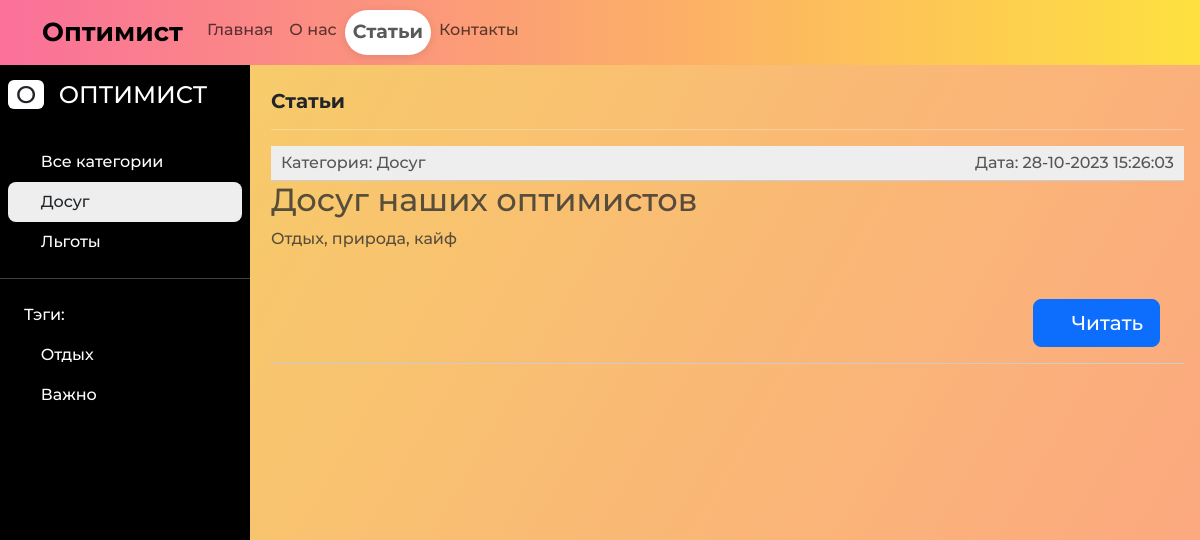
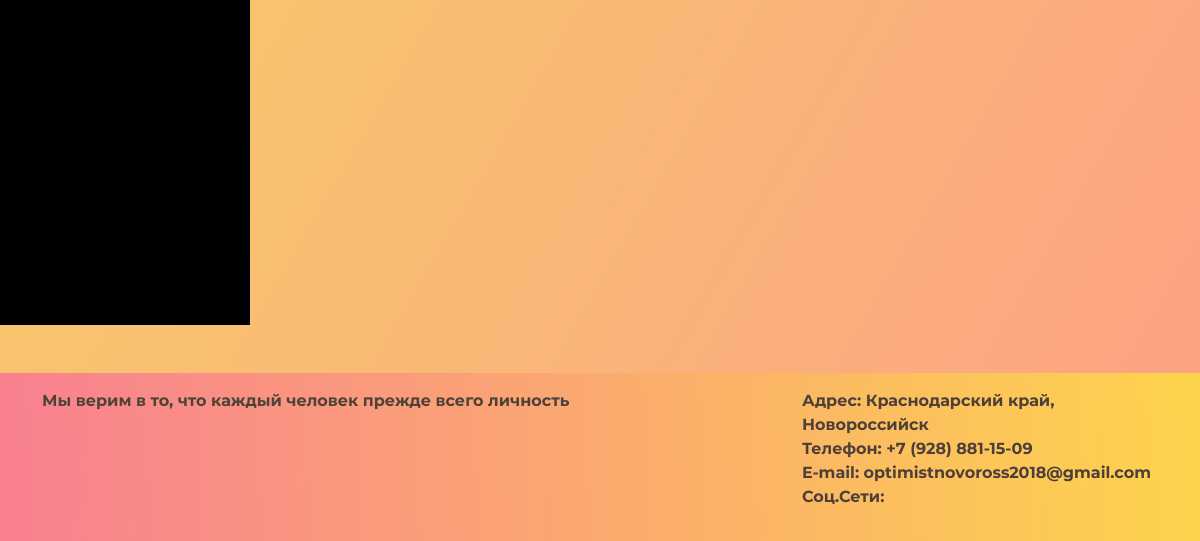
The app's page /category/dosug/, older data (2 pictures, top to bottom).
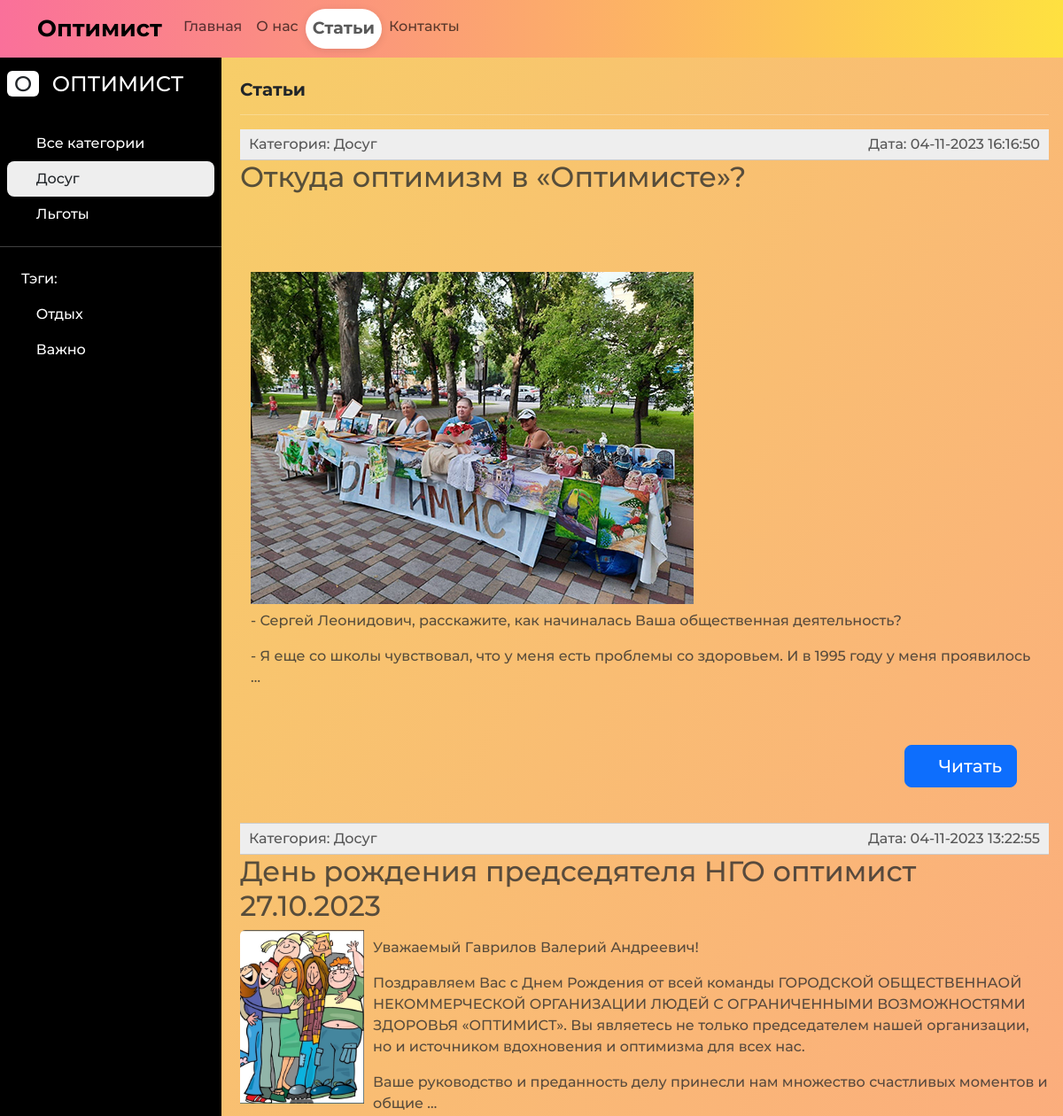
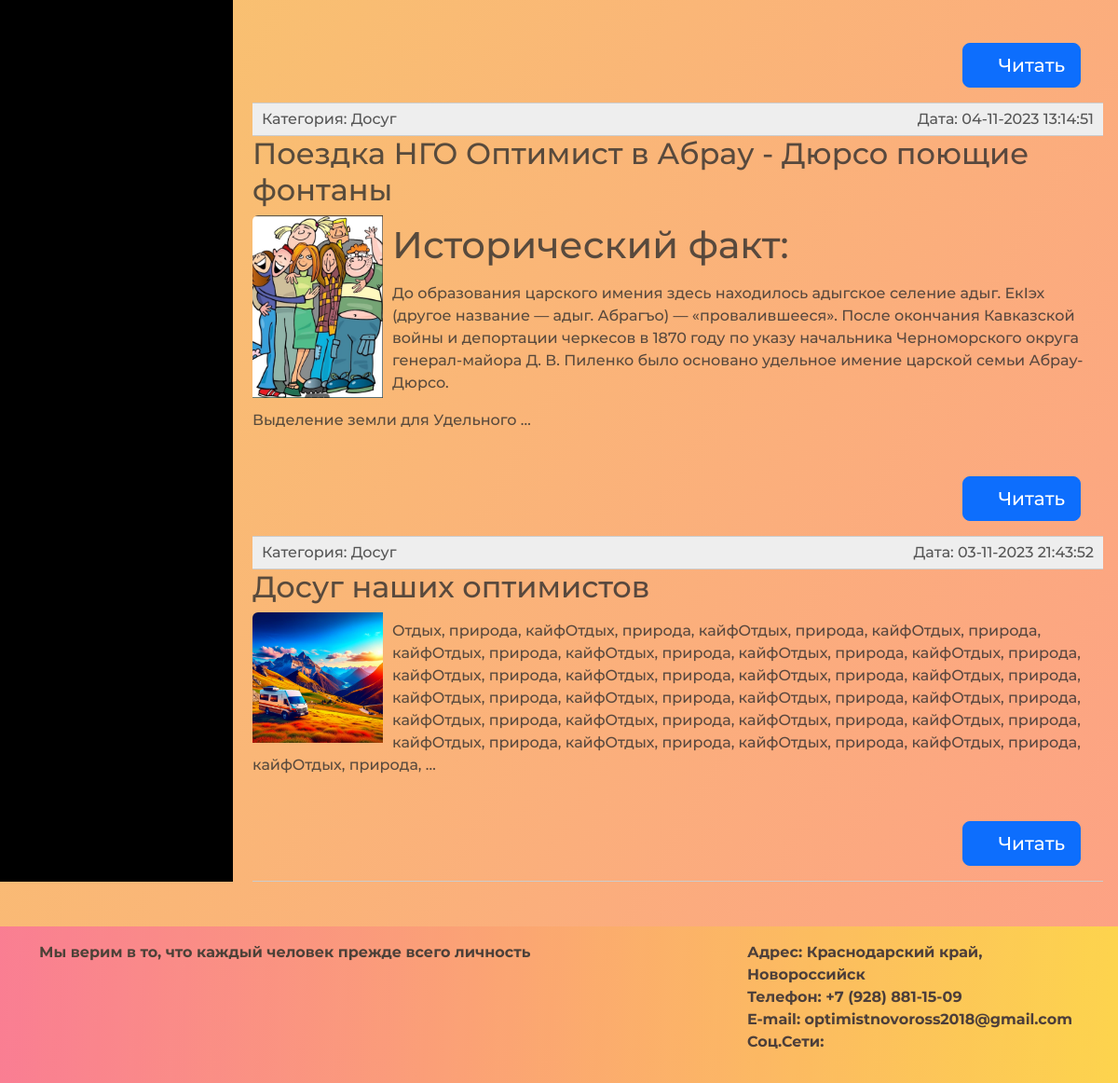
The same page, newer data (2 pictures, top to bottom).
### society_main/models.py (models this page shows, shortened)
class Category(models.Model):
    name = models.CharField(max_length=100, db_index=True, verbose_name="Категория")
    slug = models.SlugField(max_length=255, unique=True, db_index=True)
    icon = models.CharField(max_length=100)
    class Meta:
        verbose_name = "Категория"
        verbose_name_plural = "Категории"
    def get_absolute_url(self):
        return reverse('category', kwargs={'cat_slug': self.slug})

class TagPost(models.Model):
    tag = models.CharField(max_length=100, db_index=True, verbose_name="Тэги")
    slug = models.SlugField(max_length=255, unique=True, db_index=True)
    icon = models.CharField(max_length=100)
    def get_absolute_url(self):
        return reverse('tag', kwargs={'tag_slug': self.slug})

class TimestampedModel(models.Model):
    time_create = models.DateTimeField(auto_now_add=True, verbose_name="Время создания")
    time_update = models.DateTimeField(auto_now=True, verbose_name="Время изменения")
    class Meta:
        abstract = True

class Post(TimestampedModel):
    class Status(models.IntegerChoices):
        DRAFT = 0, 'Черновик'
        PUBLISHED = 1, 'Опубликовано'
    title = models.CharField(max_length=255, verbose_name="Заголовок")
    slug = models.SlugField(max_length=255, unique=True, db_index=True, verbose_name="URL")
    photo = models.ImageField(upload_to="photos/%Y/%m/%d/", default=None, blank=True, null=True, verbose_name="Фото")
    content = models.TextField(blank=True, verbose_name="Текст статьи")
    tags = models.ManyToManyField('TagPost', blank=True, related_name='tags', verbose_name="Теги")
    is_published = models.BooleanField(choices=tuple(map(lambda x: (bool(x[0]), x[1]), Status.choices)),
                                       default=Status.DRAFT, verbose_name="Статус")
    cat = models.ForeignKey('Category', on_delete=models.PROTECT, verbose_name="Категории")
    video = models.FileField(upload_to='videos/%Y/%m/%d/', default=None, blank=True, null=True, verbose_name="Видео")
    objects = models.Manager()
    published = PublishedManager()
    def get_absolute_url(self):
        return reverse('post', kwargs={'slug': self.slug})
    class Meta:
        verbose_name = 'Статьи'
        verbose_name_plural = 'Статьи'
        ordering = ['-time_create']
        indexes = [
            models.Index(fields=['-time_create'])
        ]

### society_main/views.py (the view)
# urls.py: path('category/<slug:cat_slug>/', NewsCatsView.as_view(), name='category'),
class NewsCatsView(ListView):
    template_name = 'society_main/news.html'
    context_object_name = 'posts'
    @log
    def get_context_data(self, *, object_list=None, **kwargs):
        context = super().get_context_data(**kwargs)
        cat = context['posts'][0].cat
        context['title'] = 'Категория - ' + cat.name
        context['cat_selected'] = cat.id
        context['active_page'] = 'news'
        return context
    @log
    def get_queryset(self):
        return Post.published.filter(cat__slug=self.kwargs['cat_slug']).select_related('cat')

### society_main/models.py (called while the page is built)
    def get_queryset(self):
        return super().get_queryset().filter(is_published=Post.Status.PUBLISHED)

### society_main/templatetags/society_main_tags.py (called while the page is built)
@register.inclusion_tag('society_main/list_categories.html')
def show_categories(cat_selected=0):
    cats = Category.objects.all()
    return {'cats': cats, 'cat_selected': cat_selected}

@register.inclusion_tag('society_main/list_tags.html')
def show_all_tags():
    return {"tags": TagPost.objects.all()}

### society_main/templates/society_main/news.html (shortened to what this page needs)
{% extends "society_main/base.html" %}
{% block content %}
<div class="content-wrapper">
    {% include "society_main/components/sidebar.html" %}
    <div class="articles-content">
        <div class="articles-content px-3 pt-4">
            <h2 class="fs-5 fw-bold"> Статьи </h2>
            <hr class="text-white">
            <ul class="list-group list-articles">
                {% for p in posts %}
                    {% if p.is_published %}
                <li>
                    <div class="article-panel">
                        <p class="first">Категория: {{ p.cat.name }}</p>
                        <p class="last">Дата: {{p.time_update|date:"d-m-Y H:i:s"}}</p>
                    </div>
                <li class="list-group-item-action"><h2 class="text-bold">{{p.title}}</h2>
                    {% if p.photo %}
                    <p><img class="mx-auto img-fluid img-article-left thumb rounded" src="{{p.photo.url}}"></p>
                    {% endif %}
                    {% autoescape off %}
                    {{ p.content|linebreaks|truncatewords:50 }}
                    {% endautoescape %}
                    <div class="d-flex mt-5">
                        <p class="btn btn-lg btn-primary ms-auto me-4"
                           onclick="location.href='{{ p.get_absolute_url }}'">
                            <i class="fa-brands fa-readme"></i> Читать</p>
                    </div>
                </li>
                {% endif %}
                {% endfor %}
            </ul>
        </div>
    </div>
</div>
{% endblock %}

### society_main/templates/society_main/base.html (shortened to what this page needs)
{% load static %}
<!DOCTYPE html>
<html lang="en">
<head>
    <link type="text/css" href="{% static 'society_main/css/bootstrap.css' %}" rel="stylesheet"/>
    <link type="text/css" href="{% static 'society_main/css/style.css' %}" rel="stylesheet"/>
    <link type="text/css" href="{% static 'society_main/css/sidebar.css' %}" rel="stylesheet"/>
</head>
<body>
{% include "society_main/components/header.html" %}
{% block content %}
{% endblock %}
{% include "society_main/components/footer.html" %}
</body>
</html>

### society_main/templates/society_main/components/header.html (shortened to what this page needs)
  <header>
    <nav class="navbar navbar-expand-lg navbar-light ">
      <div class="container">
        <a class="navbar-brand" href="#">
          Оптимист
        </a>
        <div class="collapse navbar-collapse" id="navbarNav">
          <ul class="navbar-nav">
            <li class="nav-item {% if active_page == 'index' %}active{% endif %} gradient">
              <a class="nav-link" href="{% url 'index' %}">Главная</a>
            </li>
            <li class="nav-item {% if active_page == 'about' %}active{% endif %} gradient">
              <a class="nav-link" href="{% url 'about' %}">О нас</a>
            </li>
            <li class="nav-item {% if active_page == 'news' %}active{% endif %} gradient">
              <a class="nav-link" href="{% url 'news' %}">Статьи</a>
            </li>
            <li class="nav-item {% if active_page == 'contacts' %}active{% endif %} gradient">
              <a class="nav-link" href="{% url 'contacts' %}">Контакты</a>
            </li>
          </ul>
        </div>
      </div>
    </nav>
  </header>

### society_main/templates/society_main/components/sidebar.html (shortened to what this page needs)
{% load society_main_tags %}
<div class="main-container d-flex">
        <div class="sidebar" id="side_nav">
            <div class="header-box px-2 pt-3 pb-4 d-flex justify-content-between">
                <h1 class="fs-4"><span class="bg-white text-dark rounded shadow px-2 me-2">O</span> <span
                        class="text-white">ОПТИМИСТ</span></h1>
            </div>
            {% show_categories cat_selected %}
            <hr class="text-white">
            {% show_all_tags %}
        </div>
    </div>

### society_main/templates/society_main/list_categories.html
            <ul class="list-unstyled px-2">
                {% if cat_selected == 0 %}
                    <li class="active text-decoration-none px-3 py-2 d-block">
                        <i class="fa-solid fa-list"></i> Все категории </li>
                {% else %}
                        <li class=""><a href="{% url 'news' %}" class="text-decoration-none px-3 py-2 d-block">
                            <i class="fa-solid fa-list"></i> Все категории </a></li>
                {% endif %}
                {% for cat in cats %}
                    {% if cat.id == cat_selected %}
                <li class="active text-decoration-none px-3 py-2 d-block">
                    <i class="{{ cat.icon }}"></i> {{cat.name}} </li>
                {% else %}
                    <li class=""><a href="{{ cat.get_absolute_url }}" class="text-decoration-none px-3 py-2 d-block">
                    <i class="{{ cat.icon }}"></i> {{cat.name}} </a></li>
                {% endif %}
                {% endfor %}
            </ul>

### society_main/templates/society_main/list_tags.html
{% if tags %}
    <ul class="list-unstyled px-2">
        <li class=""><a href="#" class="text-decoration-none px-3 py-2 d-block">
            Тэги:</a></li>
        {% for t in tags %}
        <li><a href="{{t.get_absolute_url}}" class="text-decoration-none px-3 py-2 d-block">
            <i class="{{ t.icon }}"></i> {{ t.tag }}</a></li>
        {% endfor %}
    </ul>
{% endif %}

### society_main/templates/society_main/components/footer.html
  <footer class="bg-light py-3 mt-5">
    <div class="container">
      <div class="row">
        <div class="col-md-8 text-center text-md-start">
          <p class="fw-bold">Мы верим в то, что каждый человек прежде всего личность</p>
        </div>
        <div class="col-md-4 text-center text-md-start">
          <p class="fw-bold ms-auto">
            Адрес: Краснодарский край, Новороссийск <br>
            Телефон: +7 (928) 881-15-09 <br>
            E-mail: optimistnovoross2018@gmail.com <br>
            Соц.Сети:
            <span class="social-icons">
              <a href="https://t.me/django_selfedu" target="_blank">
                <i class="fa-brands fa-telegram fa-lg"></i></a>
              <a href="https://vk.com/id662546453" target="_blank">
                <i class="fa-brands fa-vk fa-lg"></i></a>
              <a href="https://ok.ru/profile/598093818404" target="_blank">
                <i class="fa-brands fa-square-odnoklassniki fa-lg"></i></a>
              <a href="https://api.whatsapp.com/send?phone=79288811509" target="_blank">
                <i class="fa-brands fa-whatsapp fa-lg"></i></a>
            </span>
          </p>
        </div>
      </div>
    </div>
  </footer>

### society_main/static/society_main/css/style.css (style rules this page uses)
body { background-image: linear-gradient(120deg, #f6d365 0%, #fda085 100%); font-family: 'Montserrat', sans-serif; }
img.img-article-left { max-width: 300px; height: auto; float: left; padding: 0 10px 10px 0; }
img.img-article-left.thumb { max-width: 150px; height: auto; }
header { background-image: linear-gradient(to right, #fa709a 0%, #fee140 100%) !important; }
.navbar-brand { font-weight: 700; font-size: 26px; text-decoration: none; color: #000; transition: color 0.3s ease-in; box-shadow: 0 4px 6px rgba(255,177,80 .2); }
.nav-link { transition: color 0.3s ease-in; }
.nav-item.active { border-radius: 30px; box-shadow: 0 2px 10px rgba(0,0,0,0.1); background: linear-gradient(#fff, #fff 50%, transparent 50%, transparent); background-size: 300% 300%; font-variant: small-caps; font-size: 19px; font-weight: bold; word-spacing: 1px; }
footer { background-image: linear-gradient(to right, #fa709a 0%, #fee140 100%) !important; opacity: 0.8; }
ul.list-articles { list-style: none; margin: 0; padding: 0; }
ul.list-articles li { border-bottom: 1px solid #ccc; }
div.article-panel { background: #eee; padding: 5px 10px 5px 10px; box-sizing: border-box; overflow: hidden; color: #555; }
div.article-panel p.first { margin: 0; float: left; }
div.article-panel p.last { margin: 0; float: right; }
.article-img { max-width: auto; height: 350px; }
.social-icons { display: inline-block;; justify-content: center; }
.social-icons a { margin: 0 10px; }

### society_main/static/society_main/css/sidebar.css (style rules this page uses)
#side_nav { background: #000; min-width: 250px; max-width: 250px; transition: all 0.3s; }
.sidebar li.active { background: #eee; border-radius: 8px; }
.sidebar li a { color: #fff; }
.content-wrapper { display: flex; }
.articles-content { flex-grow: 1; padding-left: 5px; }

Row changes from the older to the newer data that the page shows:
added Post: cat.name "Досуг", time_update "04-11-2023 16:16:50", title "Откуда оптимизм в «Оптимисте»?", content (picture), content "- Сергей Леонидович, расскажите, как начиналась Ваша общественная деятельность? - Я еще со школы чувствовал, что у меня есть проблемы со здоровьем. И в 1995 году у меня проявилось …"
added Post: cat.name "Досуг", time_update "04-11-2023 13:22:55", title "День рождения председятеля НГО оптимист 27.10.2023", photo (picture), content "Уважаемый Гаврилов Валерий Андреевич! Поздравляем Вас с Днем Рождения от всей команды ГОРОДСКОЙ ОБЩЕСТВЕННАОЙ НЕКОММЕРЧЕСКОЙ ОРГАНИЗАЦИИ ЛЮДЕЙ С ОГРАНИЧЕННЫМИ ВОЗМОЖНОСТЯМИ ЗДОРОВЬЯ «ОПТИМИСТ». Вы являетесь не только председателем нашей организации, но и источником вдохновения и оптимизма для всех нас. Ваше руководство и преданность делу принесли нам множество счастливых моментов и общие …"
added Post: cat.name "Досуг", time_update "04-11-2023 13:14:51", title "Поездка НГО Оптимист в Абрау - Дюрсо поющие фонтаны", photo (picture), content "Исторический факт: До образования царского имения здесь находилось адыгское селение адыг. ЕкIэх (другое название — адыг. Абрагъо) — «провалившееся». После окончания Кавказской войны и депортации черкесов в 1870 году по указу начальника Черноморского округа генерал-майора Д. В. Пиленко было основано удельное имение царской семьи Абрау-Дюрсо. Выделение земли для Удельного …"
changed Post "Досуг наших оптимистов": time_update "28-10-2023 15:26:03" → "03-11-2023 21:43:52"; photo: picture added; content "Отдых, природа, кайф" → "Отдых, природа, кайфОтдых, природа, кайфОтдых, природа, кайфОтдых, природа, кайфОтдых, природа, кайфОтдых, природа, кайфОтдых, природа, кайфОтдых, природа, кайфОтдых, природа, кайфОтдых, природа, кайфОтдых, природа, кайфОтдых, природа, кайфОтдых, природа, кайфОтдых, природа, кайфОтдых, природа, кайфОтдых, природа, кайфОтдых, природа, кайфОтдых, природа, кайфОтдых, природа, кайфОтдых, природа, кайфОтдых, природа, кайфОтдых, природа, кайфОтдых, природа, кайфОтдых, природа, кайфОтдых, природа, …"
